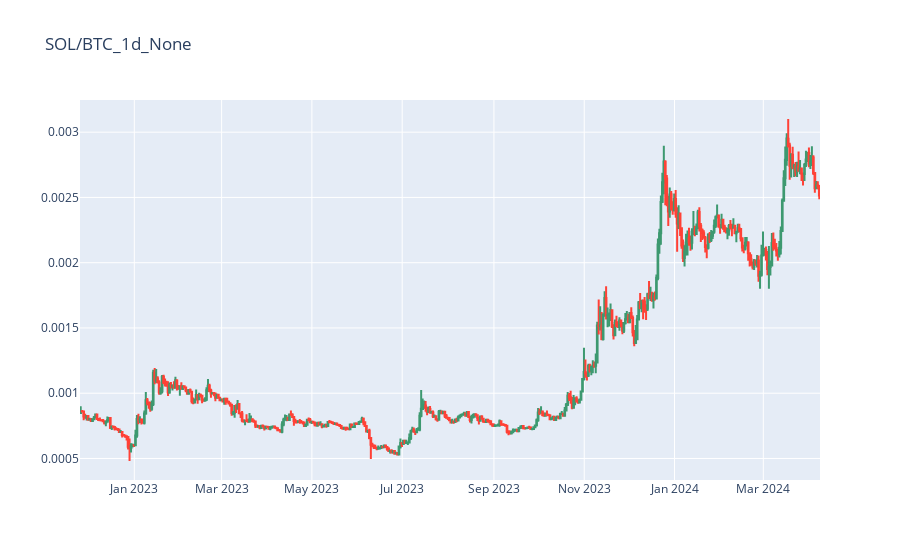

Write notebook code for a chart like this one.
### Code cell
plot_chart('SOL/BTC','1d')

### Figure 1 — Plotly figure (JSON) as saved in the notebook; plotly's stock layout.template omitted (floating-point values rounded to 4 significant figures; data arrays with more than 128 entries replaced by an {"elided": "..."} marker saying what was removed)
{"data": [{"close": {"elided": "500 float values"}, "high": {"elided": "500 float values"}, "low": {"elided": "500 float values"}, "open": {"elided": "500 float values"}, "type": "candlestick", "x": {"elided": "500 str values"}}], "layout": {"title": {"text": "SOL/BTC_1d_None"}, "xaxis": {"rangeslider": {"visible": false}}}}
